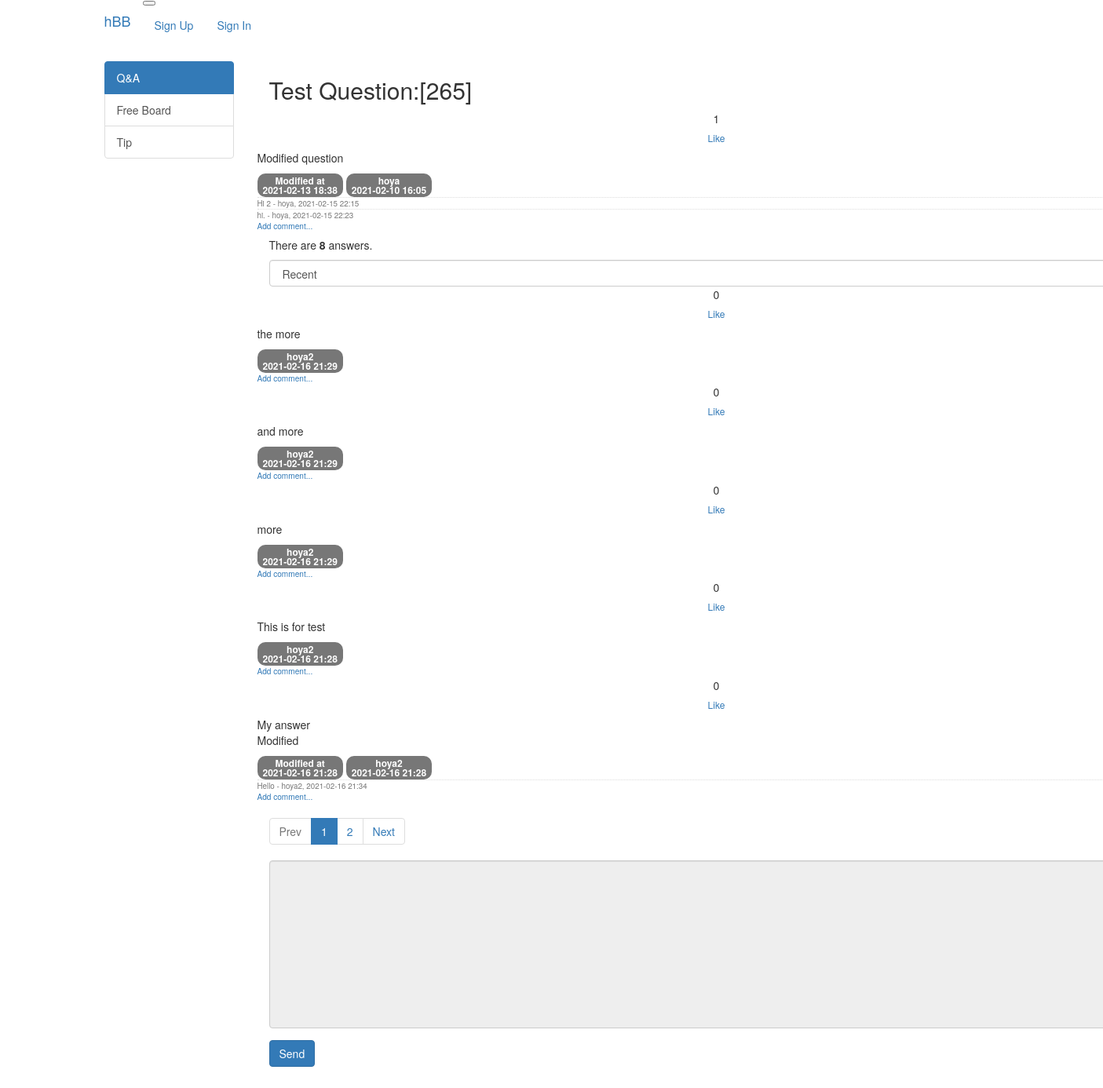
/question/detail/270/, run on the app's committed database.
### src/models/question.py (models this page shows)
class QuestionModel(db.Model):
    id = db.Column(db.Integer, primary_key=True)
    category = db.Column(db.String(16), nullable=False)
    subject = db.Column(db.String(200), nullable=False)
    content = db.Column(db.Text(), nullable=False)
    created_date = db.Column(db.DateTime(), nullable=False)
    user_id = db.Column(
        db.Integer, db.ForeignKey("user_model.id", ondelete="CASCADE"), nullable=False
    )
    user = db.relationship("UserModel", backref=db.backref("question_set"))
    modified_date = db.Column(db.DateTime(), nullable=True)
    like = db.relationship(
        "UserModel", secondary=question_like, backref=db.backref("question_like_set")
    )

### src/models/user.py (models this page shows)
class UserModel(db.Model):
    id = db.Column(db.Integer, primary_key=True)
    username = db.Column(db.String(150), unique=True, nullable=False)
    password = db.Column(db.String(200), nullable=False)
    email = db.Column(db.String(120), unique=True, nullable=False)

### src/models/comment.py (models this page shows)
class CommentModel(db.Model):
    id = db.Column(db.Integer, primary_key=True)
    user_id = db.Column(
        db.Integer, db.ForeignKey("user_model.id", ondelete="CASCADE"), nullable=False
    )
    user = db.relationship("UserModel", backref=db.backref("comment_set"))
    content = db.Column(db.Text(), nullable=False)
    created_date = db.Column(db.DateTime(), nullable=False)
    modified_date = db.Column(db.DateTime())
    question_id = db.Column(
        db.Integer,
        db.ForeignKey("question_model.id", ondelete="CASCADE"),
        nullable=True,
    )
    question = db.relationship("QuestionModel", backref=db.backref("comment_set"))
    answer_id = db.Column(
        db.Integer, db.ForeignKey("answer_model.id", ondelete="CASCADE"), nullable=True
    )
    answer = db.relationship("AnswerModel", backref=db.backref("comment_set"))

### src/models/answer.py (models this page shows)
class AnswerModel(db.Model):
    id = db.Column(db.Integer, primary_key=True)
    question_id = db.Column(
        db.Integer, db.ForeignKey("question_model.id", ondelete="CASCADE")
    )
    question = db.relationship(
        "QuestionModel",
        backref=db.backref(
            "answer_set",
        ),
    )
    content = db.Column(db.Text(), nullable=False)
    created_date = db.Column(db.DateTime(), nullable=False)
    user_id = db.Column(
        db.Integer,
        db.ForeignKey("user_model.id", ondelete="CASCADE"),
        nullable=False,
    )
    user = db.relationship("UserModel", backref=db.backref("answer_set"))
    modified_date = db.Column(db.DateTime(), nullable=True)
    like = db.relationship(
        "UserModel", secondary=answer_like, backref=db.backref("answer_like_set")
    )

### src/views/question_views.py (the view)
@bp.route("/detail/<int:question_id>/")
def detail(question_id):
    page = request.args.get("page", type=int, default=1)
    sort = request.args.get("sort", type=str, default="recent")
    category = QuestionModel.query.get_or_404(question_id).category
    if sort == "recommend":
        sub_query = (
            db.session.query(answer_like.c.answer_id, func.count("*").label("num_like"))
            .group_by(answer_like.c.answer_id)
            .subquery()
        )
        answer_list = (
            AnswerModel.query.filter(AnswerModel.question_id == question_id)
            .outerjoin(sub_query, AnswerModel.id == sub_query.c.answer_id)
            .order_by(sub_query.c.num_like.desc(), AnswerModel.created_date.desc())
        )
    else:
        answer_list = AnswerModel.query.filter(
            AnswerModel.question_id == question_id
        ).order_by(AnswerModel.created_date.desc())
    answer_list = answer_list.paginate(page, per_page=5)
    form = AnswerForm()
    question = QuestionModel.query.get_or_404(question_id)
    return render_template(
        "question/question_detail.html",
        category=category,
        question=question,
        answer_list=answer_list,
        page=page,
        sort=sort,
        form=form,
    )

### src/forms.py
class AnswerForm(FlaskForm):
    content = TextAreaField("Content", validators=[DataRequired()])

### src/filter.py (called while the page is built)
def format_datetime(value, fmt="%Y-%m-%d %H:%M"):
    return value.strftime(fmt)

### src/views/account_views.py (called while the page is built)
@bp.before_app_request
def load_signed_in_user():
    user_id = session.get("user_id")
    if user_id is None:
        g.user = None
    else:
        g.user = UserModel.query.get(user_id)

### src/templates/question/question_detail.html (shortened to what this page needs)
{% extends "base.html" %}
{% block content %}
<div class="container py-2">
    <h2 class="border-bottom pb-2">{{ question.subject }}</h2>
    <div class="row my-3">
        <div class="col-1 my-3">
            <div class="bg-light text-center py-3 border font-weight-bolder mb-1">{{ question.like|length }}</div>
            <a class="recommend btn btn-sm btn-secondary btn-block my-1" href="#"
                data-uri="{{ url_for('like.question', question_id=question.id) }}">Like</a>
        </div>
        <div class="col-11">
            <div class="card my-3">
                <div class="card-body">
                    <div class="card-text">{{ question.content|markdown }}</div>
                    <div class="d-flex justify-content-end">
                        {% if question.modified_date %}
                        <div class="badge badge-light p-2 text-left mx-3">
                            <div class="mb-2">Modified at</div>
                            <div>{{ question.modified_date|datetime }}</div>
                        </div>
                        {% endif %}
                        <div class="badge badge-light p-2 text-left">
                            <div class="mb-2">{{ question.user.username }}</div>
                            <div>{{ question.created_date|datetime }}</div>
                        </div>
                    </div>
                    {% if question.comment_set|length > 0 %}
                    <div class="mt-3">
                        {% for comment in question.comment_set %}
                        <div class="comment py-2 text-muted">
                            <span style="white-space: pre-line;">{{ comment.content }}</span>
                            <span>
                                - {{ comment.user.username }}, {{ comment.created_date|datetime }}
                            </span>
                        </div>
                        {% endfor %}
                    </div>
                    {% endif %}
                    <div>
                        <a class="small"
                            href="{{ url_for('comment.create_comment_for_question', question_id=question.id) }}">
                            <small>Add comment...</small>
                        </a>
                    </div>
                </div>
            </div>
        </div>
    </div>
    <div class="d-flex justify-content-between my-3 border-top pt-2">
        <h5 class="py-2">There are <strong>{{ question.answer_set|length }}</strong> answers.</h5>
        <div class="py-2 col-3" style="margin-right: -1rem;">
            <select class="form-control sort">
                <option value="recent" {% if sort=='recent' %}selected{% endif %}>Recent</option>
            </select>
        </div>
    </div>
    {% for answer in answer_list.items %}
    <div class="row my-3">
        <div class="col-1">
            <div class="bg-light text-center p-3 border font-weight-bolder mb-1">{{ answer.like|length }}</div>
            <a class="recommend btn btn-sm btn-secondary btn-block my-1" href="#"
                data-uri="{{ url_for('like.answer', answer_id=answer.id) }}">Like</a>
        </div>
        <div class="col-11">
            <div class="card mb-2">
                <div class="card-body">
                    <div class="card-text" style="white-space: pre-line;">{{ answer.content|markdown }}</div>
                    <div class="d-flex justify-content-end">
                        {% if answer.modified_date %}
                        <div class="badge badge-light p-2 text-left mx-3">
                            <div class="mb-2">Modified at</div>
                            <div>{{ answer.modified_date|datetime }}</div>
                        </div>
                        {% endif %}
                        <div class="badge badge-light p-2 text-left">
                            <div class="mb-2">{{ answer.user.username }}</div>
                            <div>{{ answer.created_date|datetime }}</div>
                        </div>
                    </div>
                    {% if answer.comment_set|length > 0 %}
                    <div class="mt-3">
                        {% for comment in answer.comment_set %}
                        <div class="comment py-2 text-muted">
                            <span style="white-space: pre-line;">{{ comment.content }}</span>
                            <span>
                                - {{ comment.user.username }}, {{ comment.created_date|datetime }}
                            </span>
                        </div>
                        {% endfor %}
                    </div>
                    {% endif %}
                    <div>
                        <a class="small" href="{{ url_for('comment.create_comment_for_answer', answer_id=answer.id) }}">
                            <small>Add comment...</small>
                        </a>
                    </div>
                </div>
            </div>
        </div>
    </div>
    {% endfor %}
    <ul class="pagination justify-content-center">
        {% if answer_list.has_prev %}
        <li class="page-item">
            <a class="page-link" data-page="{{ answer_list.prev_num }}" href="#">Prev</a>
        </li>
        {% else %}
        <li class="page-item disabled">
            <a class="page-link" tabindex="-1" aria-disabled="true" href="#">Prev</a>
        </li>
        {% endif %}
        {% for page_num in answer_list.iter_pages() %}
        {% if page_num %}
        {% if page_num != answer_list.page %}
        <li class="page-item">
            <a class="page-link" data-page="{{ page_num }}" href="#">{{ page_num }}</a>
        </li>
        {% else %}
        <li class="page-item active" aria-current="page">
            <a class="page-link" href="#">{{ page_num }}</a>
        </li>
        {% endif %}
        {% else %}
        <li class="disabled">
            <a class="page-link" href="#">...</a>
        </li>
        {% endif %}
        {% endfor %}
        {% if answer_list.has_next %}
        <li class="page-item">
            <a class="page-link" data-page="{{ answer_list.next_num }}" href="#">Next</a>
        </li>
        {% else %}
        <li class="page-item disabled">
            <a class="page-link" tabindex="-1" aria-disabled="true" href="#">Next</a>
        </li>
        {% endif %}
    </ul>
    <form action="{{ url_for('answer.create', question_id=question.id) }}" class="mt-5 mb-3" method="post">
        <div class="form-group">
            <textarea {% if not g.user %}disabled{% endif %} name="content" id="content" class="form-control"
                rows="10"></textarea>
        </div>
        <input class="btn btn-primary" type="submit" value="Send" />
    </form>
</div>
{% endblock %}

### src/static/styles.css (style rules this page uses)
.comment { border-top: dotted 1px #ddd; font-size: 0.7em; }

### data on the page
QuestionModel: subject "Test Question:[265]", content "Modified question", modified_date "2021-02-13 18:38", created_date "2021-02-10 16:05"
UserModel: user.username "hoya"
CommentModel: content "Hi 2", user.username "hoya", created_date "2021-02-15 22:15"
CommentModel: content "hi.", user.username "hoya", created_date "2021-02-15 22:23"
AnswerModel: like|length "0", content "the more", user.username "hoya2", created_date "2021-02-16 21:29"
AnswerModel: like|length "0", content "and more", user.username "hoya2", created_date "2021-02-16 21:29"
AnswerModel: like|length "0", content "more", user.username "hoya2", created_date "2021-02-16 21:29"
AnswerModel: like|length "0", content "This is for test", user.username "hoya2", created_date "2021-02-16 21:28"
AnswerModel: like|length "0", content "My answer Modified", modified_date "2021-02-16 21:28", user.username "hoya2", created_date "2021-02-16 21:28"
CommentModel: content "Hello", user.username "hoya2", created_date "2021-02-16 21:34"

### other printed values
{{ question.like|length }} "1"
{{ question.answer_set|length }} "8"
{{ page_num }} "1"
{{ page_num }} "2"
